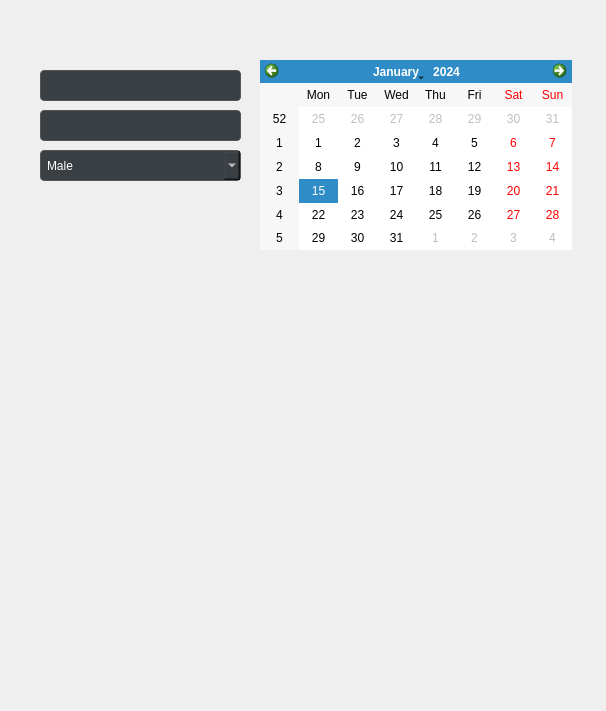
<?xml version="1.0" encoding="UTF-8"?>
<ui version="4.0">
 <class>Frame</class>
 <widget class="QFrame" name="Frame">
  <property name="geometry">
   <rect>
    <x>0</x>
    <y>0</y>
    <width>606</width>
    <height>711</height>
   </rect>
  </property>
  <property name="windowTitle">
   <string>Frame</string>
  </property>
  <widget class="QComboBox" name="comboBox">
   <property name="geometry">
    <rect>
     <x>40</x>
     <y>150</y>
     <width>201</width>
     <height>31</height>
    </rect>
   </property>
   <property name="styleSheet">
    <string notr="true">
    background-color: #3a3f44;
    border: 1px solid #555;
    border-radius: 4px;
    padding: 6px;
    color: #ffffff;
</string>
   </property>
   <item>
    <property name="text">
     <string>Male</string>
    </property>
   </item>
   <item>
    <property name="text">
     <string>Female</string>
    </property>
   </item>
  </widget>
  <widget class="QCalendarWidget" name="calendarWidget">
   <property name="geometry">
    <rect>
     <x>260</x>
     <y>60</y>
     <width>312</width>
     <height>190</height>
    </rect>
   </property>
  </widget>
  <widget class="QLineEdit" name="lineEdit_2">
   <property name="geometry">
    <rect>
     <x>40</x>
     <y>70</y>
     <width>201</width>
     <height>31</height>
    </rect>
   </property>
   <property name="styleSheet">
    <string notr="true">QLineEdit {
    background-color: #3a3f44;
    border: 1px solid #555;
    border-radius: 4px;
    padding: 6px;
    color: #ffffff;
}</string>
   </property>
  </widget>
  <widget class="QLineEdit" name="lineEdit_3">
   <property name="geometry">
    <rect>
     <x>40</x>
     <y>110</y>
     <width>201</width>
     <height>31</height>
    </rect>
   </property>
   <property name="styleSheet">
    <string notr="true">QLineEdit {
    background-color: #3a3f44;
    border: 1px solid #555;
    border-radius: 4px;
    padding: 6px;
    color: #ffffff;
}</string>
   </property>
  </widget>
 </widget>
 <resources/>
 <connections/>
</ui>
